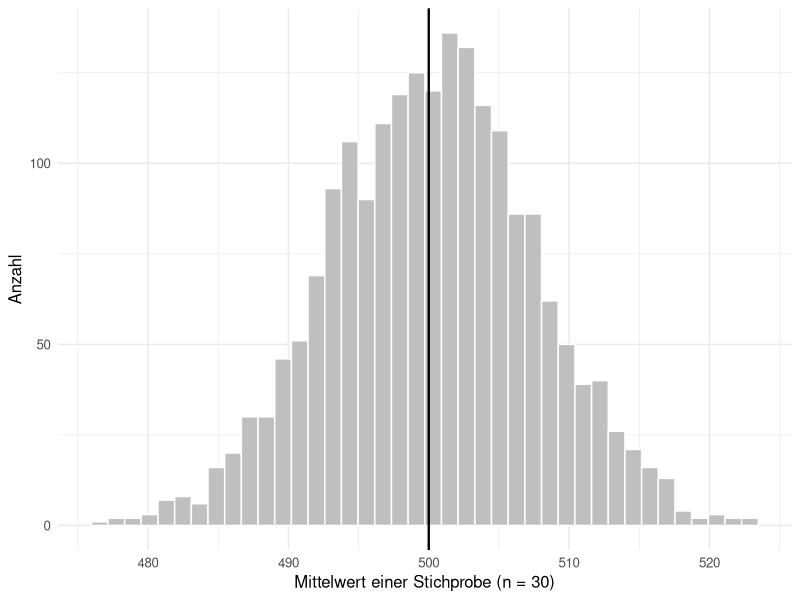
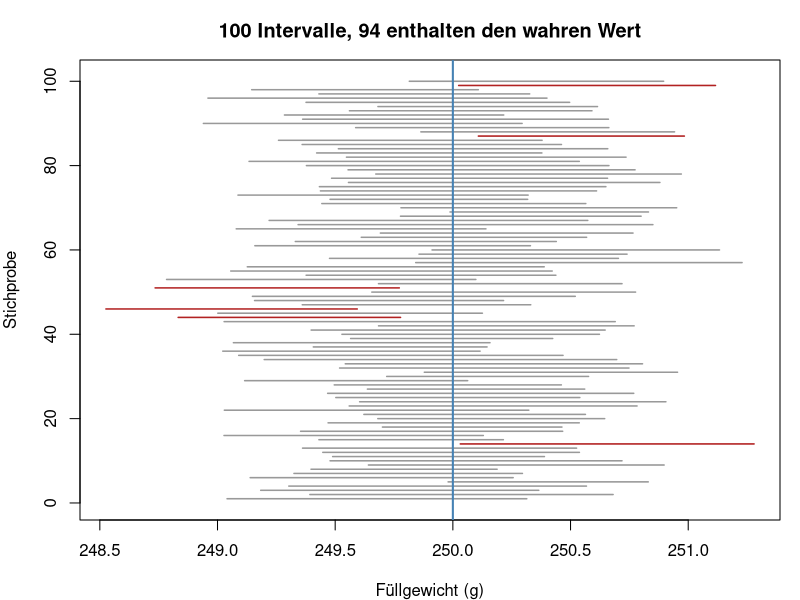
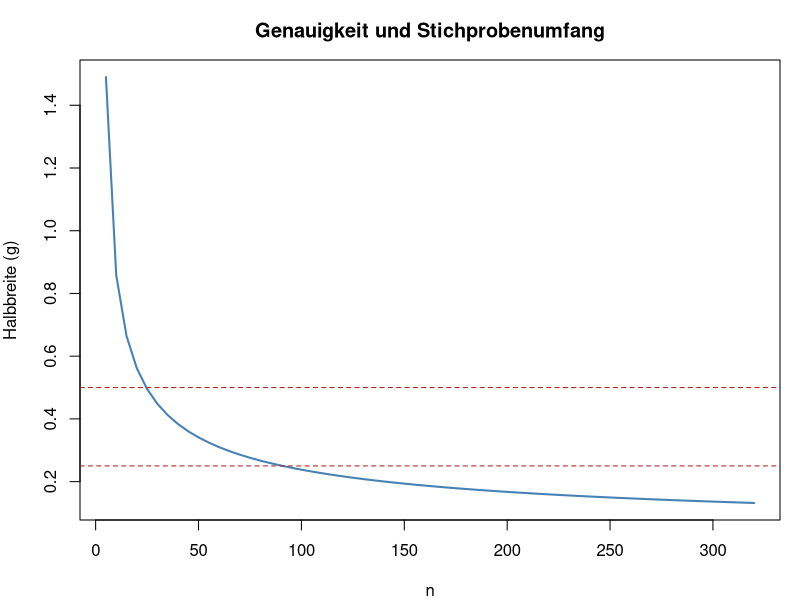

The R source for these figures, in order:
## ---- chunk 1
#| label: setup-r
#| include: false
library(ggplot2)

theme_set(theme_minimal(base_size = 12))

# Zufallszahlen aus dem Lehmer-Generator: s <- (16807 * s) mod 2147483647.
# Alle Zwischenwerte bleiben unter 2^53 und sind damit in R und Python exakt
# gleich. Die eingebauten Generatoren waeren es nicht, und dann stuenden auf
# dieser Seite in beiden Sprachen verschiedene Zahlen.
lehmer <- function(saat, anzahl) {
  s <- saat
  raus <- numeric(anzahl)
  for (k in seq_len(anzahl)) {
    s <- (16807 * s) %% 2147483647
    raus[k] <- s / 2147483647
  }
  raus
}

normalwerte <- function(saat, anzahl, mittel = 0, streuung = 1) {
  mittel + streuung * qnorm(lehmer(saat, anzahl))
}
## ---- chunk 2
#| label: fig-stichprobenverteilung-r
#| fig-cap: "2000 Stichproben aus derselben Grundgesamtheit. Jeder Punkt der Verteilung ist ein Stichprobenmittelwert."
#| fig-height: 3.2
# Grundgesamtheit: Erwartungswert 500, Standardabweichung 40
werte <- normalwerte(2026, 2000 * 30, mittel = 500, streuung = 40)
mittelwerte <- rowMeans(matrix(werte, nrow = 2000, ncol = 30, byrow = TRUE))

ggplot(data.frame(mittelwerte), aes(mittelwerte)) +
  geom_histogram(bins = 40, fill = "grey75", colour = "white") +
  geom_vline(xintercept = 500, linewidth = 0.8) +
  labs(x = "Mittelwert einer Stichprobe (n = 30)", y = "Anzahl")
## ---- chunk 3
#| label: standardfehler-r
stichprobe <- werte[1:30]

c(streuung_einzelwerte = sd(stichprobe),
  standardfehler       = sd(stichprobe) / sqrt(length(stichprobe)),
  simuliert            = sd(mittelwerte)) |> round(2)
## ---- chunk 4
#| label: wurzel-n-r
n <- c(10, 40, 160, 640)
data.frame(n, standardfehler = round(40 / sqrt(n), 2))
## ---- chunk 5
#| label: b1-ki-rechnung-r
fuellgewicht <- c(249.1, 250.8, 248.6, 251.2, 249.9, 250.3, 248.2, 251.7,
                  249.5, 250.1, 247.9, 250.6, 249.3, 251.0, 248.8, 250.4,
                  249.7, 250.9, 248.4, 251.4)

n <- length(fuellgewicht)
mittel <- mean(fuellgewicht)
streuung <- sd(fuellgewicht)
standardfehler <- streuung / sqrt(n)
t_kritisch <- qt(0.975, df = n - 1)

round(c(n = n, mittel = mittel, sd = streuung,
        standardfehler = standardfehler, t_kritisch = t_kritisch,
        unten = mittel - t_kritisch * standardfehler,
        oben = mittel + t_kritisch * standardfehler), 4)

# Dasselbe in einem Aufruf
t.test(fuellgewicht)$conf.int
## ---- chunk 6
#| label: b2-ki-rechnung-r
treffer <- 3
gesamt <- 40

# Wald: die Lehrbuchformel
p <- treffer / gesamt
z <- qnorm(0.975)
wald <- p + c(-1, 1) * z * sqrt(p * (1 - p) / gesamt)

# Wilson: prop.test ohne Stetigkeitskorrektur
wilson <- prop.test(treffer, gesamt, correct = FALSE)$conf.int

# Clopper-Pearson: exakt
exakt <- binom.test(treffer, gesamt)$conf.int

round(rbind(Wald = wald, Wilson = as.numeric(wilson),
            exakt = as.numeric(exakt)), 4)
## ---- chunk 7
#| label: fig-b3-ki-r
#| fig-cap: "Beispiel 3: hundert Intervalle aus derselben Grundgesamtheit."
#| fig-height: 4.0
# normalwerte() und lehmer() stehen im Setup-Chunk
gewichte <- normalwerte(42, 2000, mittel = 250, streuung = 1.2)
stichproben <- matrix(gewichte, nrow = 100, ncol = 20, byrow = TRUE)

mittel_i <- rowMeans(stichproben)
sd_i <- apply(stichproben, 1, sd)
halb_i <- qt(0.975, 19) * sd_i / sqrt(20)
unten_i <- mittel_i - halb_i
oben_i <- mittel_i + halb_i
trifft <- unten_i <= 250 & 250 <= oben_i

par(mar = c(4, 4, 3, 1))
plot(NULL, xlim = range(c(unten_i, oben_i)), ylim = c(0, 101),
     xlab = "Füllgewicht (g)", ylab = "Stichprobe",
     main = paste("100 Intervalle,", sum(trifft), "enthalten den wahren Wert"))
segments(unten_i, 1:100, oben_i, 1:100,
         col = ifelse(trifft, "grey60", "firebrick"), lwd = 1.5)
abline(v = 250, lwd = 2, col = "steelblue")

cat("getroffen:", sum(trifft), "von 100\n")
cat("mittlere Breite:", round(mean(oben_i - unten_i), 4), "\n")
## ---- chunk 8
#| label: fig-b4-ki-r
#| fig-cap: "Beispiel 4: Halbbreite des Intervalls in Abhängigkeit vom Umfang."
#| fig-height: 3.4
sigma <- 1.2
umfaenge <- seq(5, 320, by = 5)
halbbreiten <- qt(0.975, umfaenge - 1) * sigma / sqrt(umfaenge)

par(mar = c(4, 4, 3, 1))
plot(umfaenge, halbbreiten, type = "l", lwd = 2, col = "steelblue",
     xlab = "n", ylab = "Halbbreite (g)",
     main = "Genauigkeit und Stichprobenumfang")
abline(h = c(0.5, 0.25), lty = 2, col = "firebrick")

for (nn in c(10, 20, 40, 80, 160, 320)) {
  cat(sprintf("n = %3d: Halbbreite = %.4f g\n",
              nn, qt(0.975, nn - 1) * sigma / sqrt(nn)))
}
